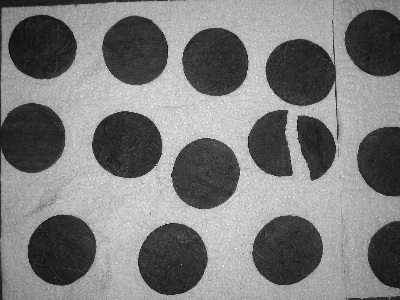
#> input picture L2/biscuiti.jpg, 400 x 300 px
$ python 'Segmentare Riddler.py'
#> lines starting #> are read from the running program, lines starting #| are printed output that depends on the picture; after the words box and inside, x2 and y2 are one past the last pixel; in counts of white or black regions, pixels touching at a corner belong together
# -*- coding: utf-8 -*-
"""
Created on Tue Mar 12 13:05:05 2024

@author: Laborator
"""

import numpy as np
from skimage import io,color
import matplotlib.pyplot as plt

plt.close('all')


img=io.imread('biscuiti.jpg')
#> img is the input picture: shape (300, 400); min 0, max 255, mean 124.2
h,w=np.shape(img)
#> h = 300; w = 400
plt.figure(),plt.imshow(img,cmap="gray"),plt.colorbar(),plt.show()
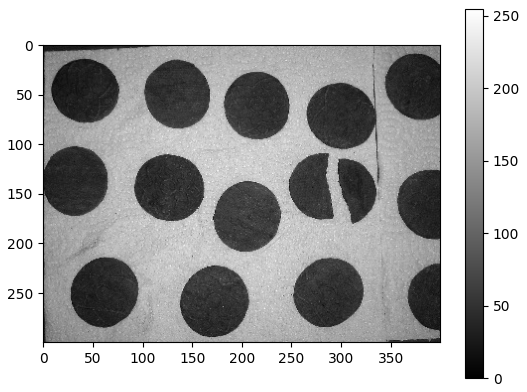
#> figure drawn by matplotlib, 2 panels


def histograma(h,w,img):
#> called with h = 300, w = 400
    hist=np.zeros(256)
    for i in range(h):
        for j in range(w):
            hist[img[i,j]]+=1

    return hist/(h*w)

H=histograma(h,w,img)
#> H = 256 values, max 0.0129 at index 46, min 0 at index 1, mean 0.00391
plt.figure(),plt.plot(H),plt.show()
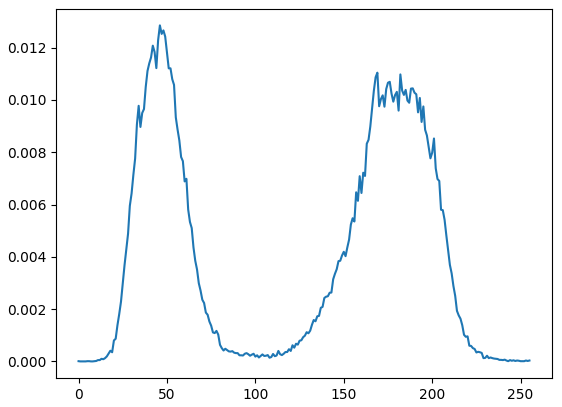
#> figure drawn by matplotlib, 1 panel; curve peaks at x = 46, y = 0.0129

def prag_Riddler(Tcalc,H):
#> called with Tcalc = 128, H = array of shape (256,)
    L=256
    eps=0.0000000000001
    T=0
    while T!=Tcalc:
        T=Tcalc
        N1=0
        N2=0

        for i in range (T):
            N1=N1+i*H[i]
            N2=N2+H[i]
        miu0=N1/(N2+eps)

        N1=0
        N2=0
        for j in range (T,L):
            N1=N1+j*H[j]
            N2=N2+H[j]
        miu1=N1/(N2+eps)
        Tcalc=np.uint8((miu0+miu1)/2)
    return Tcalc


Tcalc=prag_Riddler(128,H)
#> Tcalc = 112
SEGM=(img<=Tcalc)    #in ex nostru cu biscuiti avem mai mult fundal alb deci folosim <= sa facem fundalul negru si biscuitii albi
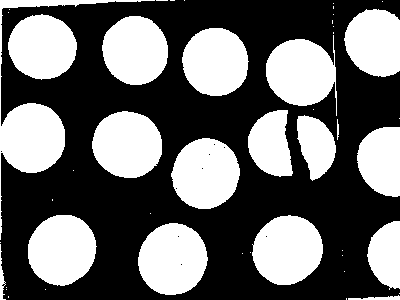
#> SEGM: shape (300, 400) bool; 41.2% white; 47 white regions (29 under 20 px), largest, box (x1, y1, x2, y2) and area: (0, 0, 155, 240) 4612, (138, 223, 208, 295) 3890, (252, 215, 323, 285) 3814
plt.figure(),plt.imshow(SEGM,cmap="gray"),plt.show()
